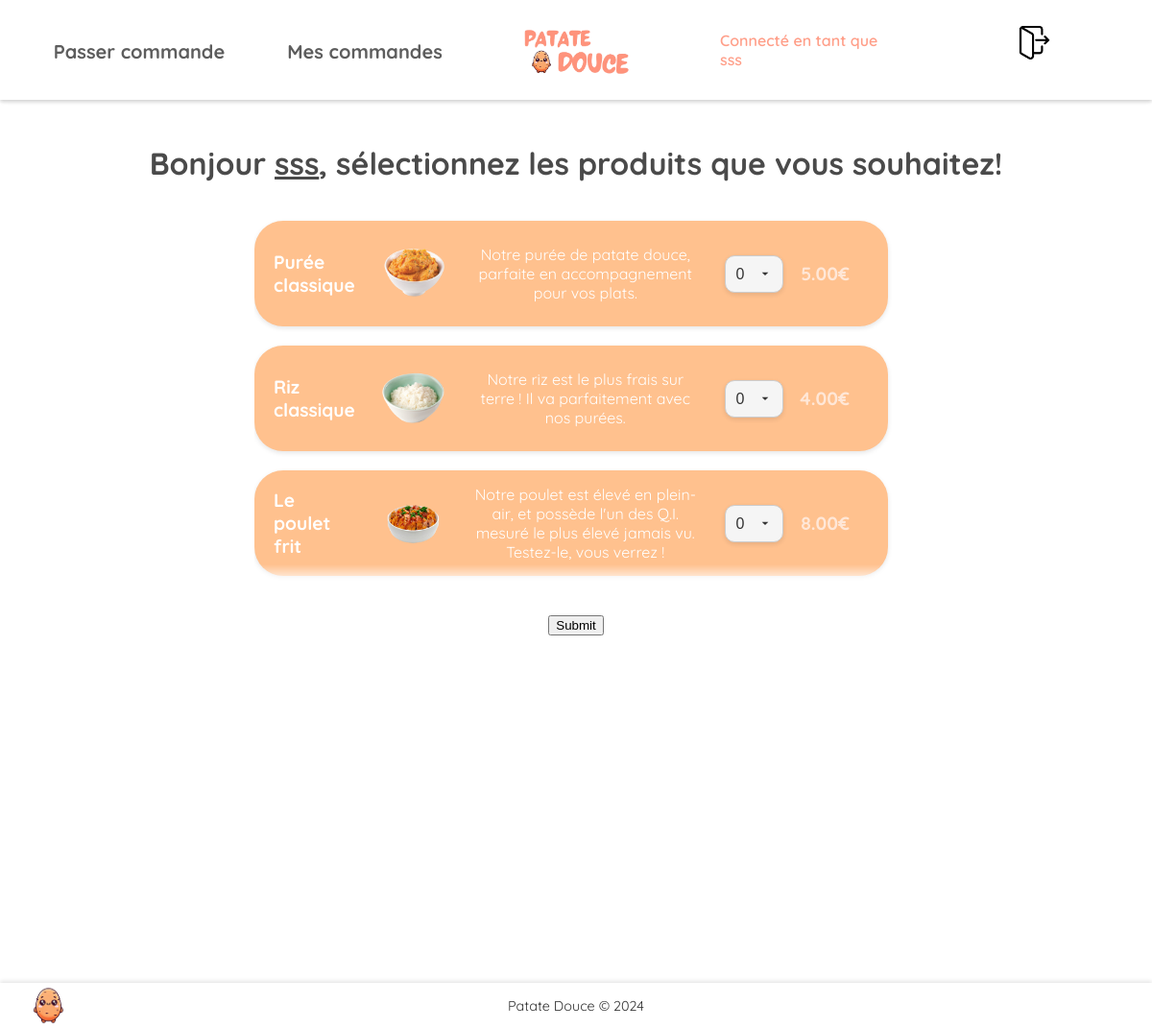
Page /commander.php (signed in) on the committed database.
### tables this page shows
CREATE TABLE `produit` (
  `id_produit` int(11) NOT NULL,
  `libelle` varchar(255) DEFAULT NULL,
  `description` varchar(255) DEFAULT NULL,
  `prix_ht` decimal(15,2) DEFAULT NULL
);

### commander.php (the view, shortened to what this page needs)
<?php
include "functions/functions.php";
$rows = fetch_produits();
?>
<!DOCTYPE html>
<html lang="fr">
<head>
    <link rel="stylesheet" href="css/main.css">
</head>
<body>
    <h2>Bonjour <u><?php echo $_SESSION['pseudo']; ?></u>, sélectionnez les produits que vous souhaitez!</h2>
    <div class="table-container">
        <form action="<?php $_SERVER["PHP_SELF"] ?>" method="POST">
            <table class="table-produit">
                <?php
                foreach ($rows as $row) {
                    echo '
                <tr>
                    <td class="produit-info">
                        <div class="produit-gauche">
                            <span class="produit-libelle">' . $row['libelle'] . '</span>
                            <img src="images/' . $row['libelle'] . '.png" alt="' . $row['libelle'] . '" class="produit-image">
                        </div>
                        <div class="produit-description">
                            <span> ' . $row['description'] . '</span>
                        </div>
                        <div class="produit-droite">
                        <select class="produit-quantite" name="quantites[' . $row['id_produit'] . ']">
                            <option value="0">0</option>
                            <option value="1">1</option>
                            <option value="2">2</option>
                            <option value="3">3</option>
                            <option value="4">4</option>
                            <option value="5">5</option>
                        </select>
                    </div>
                        <div class="produit-droite">
                            <span class="produit-prix"> ' . $row['prix_ht'] . '€</span>
                        </div>
                    </td>
                </tr>';
                }
                ?>
            </table>
    </div>
    <div class="bouton-container">
        <input type="submit" name="submit" required="required" id="submit"></a>
    </div>
</body>
</html>

### css/main.css (style rules this page uses)
body, html { margin: 0; padding: 0; font-family: 'Quicksand', sans-serif; }
body { padding-top: 80px; }
h2 { font-size: 2em; text-align: center; color: #4a4a4a; margin: 20px 0 20px 0; }
.table-container { max-height: 420px; margin: auto; max-width: 55%; padding-right: 10px; overflow-y: scroll; scrollbar-color: rgb(255, 218, 199) rgb(255, 255, 255); scrollbar-width: thin; --mask: linear-gradient(to bottom, rgba(0,0,0, 1) 0, rgba(0,0,0, 1) 90%, rgba(0,0,0, 0) 95%, rgba(0,0,0, 0) 0 ) 100% 50% / 100% 100% repeat-x; -webkit-mask: var(--mask); mask: var(--mask); }
.table-produit { width: 100%; border-collapse: separate; border-spacing: 0 20px; }
.produit-info { display: flex; justify-content: space-between; align-items: center; padding: 15px 20px; background-color: #ffc18e; border-radius: 30px; box-shadow: 0 2px 5px rgba(0, 0, 0, 0.1); transition: background-color 0.3s ease; transition: transform 0.3s ease; min-height: 80px; }
.produit-gauche { display: flex; align-items: center; flex-basis: 35%; }
.produit-droite { display: flex; align-items: center; justify-content: flex-end; flex-basis: 15%; }
.produit-libelle { color: white; font-size: 1.2em; font-weight: bold; margin-right: 20px; text-align: left; }
.produit-image { max-width: 80px; height: auto; margin-right: 20px; }
.produit-description { flex-basis: 40%; text-align: center; font-size: 1em; color: #ffffff; font-weight: normal; }
.produit-prix { font-size: 1.2em; font-weight: bold; color: #ffe7d7; margin-right: 20px; text-align: right; }
.produit-quantite { padding: 10px; font-size: 1em; border-radius: 10px; background-color: #f5f5f5; border: 1px solid #ccc; color: #333; appearance: none; box-shadow: 0 2px 5px rgba(0, 0, 0, 0.1); cursor: pointer; transition: background-color 0.3s ease, border-color 0.3s ease; }
.produit-quantite { background-repeat: no-repeat; background-position: right 10px center; background-size: 16px; padding-right: 40px; }
.bouton-container { text-align: center; margin-top: 10px; }

### rows in the picture
produit: libelle "Purée classique", libelle (picture), description "Notre purée de patate douce, parfaite en accompagnement pour vos plats.", id_produit "0", prix_ht "5.00"
produit: libelle "Riz classique", libelle (picture), description "Notre riz est le plus frais sur terre ! Il va parfaitement avec nos purées.", id_produit "0", prix_ht "4.00"
produit: libelle "Le poulet frit", libelle (picture), description "Notre poulet est élevé en plein-air, et possède l'un des Q.I. mesuré le plus élevé jamais vu. Testez-le, vous verrez !", id_produit "0", prix_ht "8.00"

### other values in the picture
$_SESSION['pseudo'] "sss"
